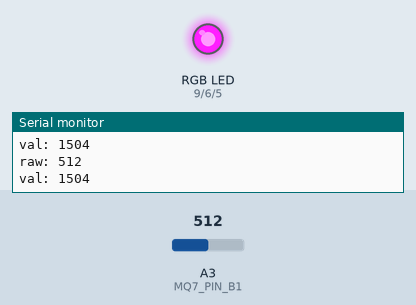
Bench run of a sketch on a simulated Arduino Uno, built with avr-gcc and run on an emulated ATmega328P. On the bench: an RGB LED mixed from three pins (HIGH = lit), the last lines printed to the serial monitor. The inputs (shaded band) are chosen by the test bench; at power-on: A3 (MQ7_PIN_B1) = 512.

Above: at 1.2 s.
1.3 s: A3 (MQ7_PIN_B1) set to 539
At 1.8 s:
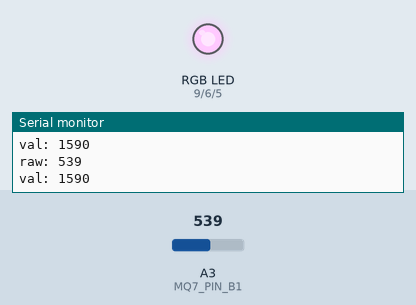
2.8 s: A3 (MQ7_PIN_B1) set to 716
At 3.4 s:
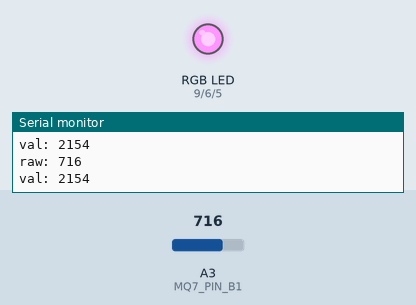
4.3 s: A3 (MQ7_PIN_B1) set to 900
At 5.0 s:
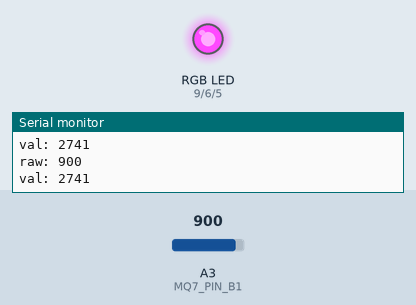
Timing chart, 0 to 7.3 s (numbered marks = the images above; inputs shaded):
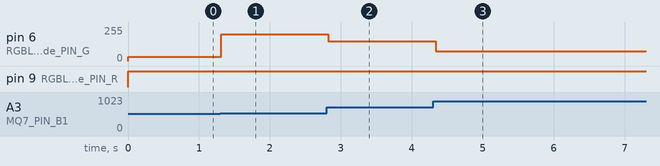

The sketch:

Red-Balloon-Air-Pollution-Detector.ino
```cpp
// Include Libraries
#include "Arduino.h"
#include "MQ7.h"
#include "RGBLed.h"


// Pin Definitions
#define MQ7_PIN_B1	A3
#define RGBLedAnode_PIN_R	9
#define RGBLedAnode_PIN_G	6
#define RGBLedAnode_PIN_B	5


// Global variables and defines

// object initialization
MQ7 mq7(MQ7_PIN_B1);
RGBLed rgbLed(RGBLedAnode_PIN_R, RGBLedAnode_PIN_G, RGBLedAnode_PIN_B);


// define vars for testing menu
const int timeout = 10000;       //define timeout of 10 sec
char menuOption = 0;
long time0;

// Setup the essentials for your circuit to work. It runs first every time your circuit is powered with electricity.
void setup()
{
  // Setup Serial which is useful for debugging
  // Use the Serial Monitor to view printed messages
  Serial.begin(9600);
  while (!Serial) ; // wait for serial port to connect. Needed for native USB
  Serial.println("start");

  rgbLed.turnOff();              // Start with RGB LED turned off
}

// Main logic of your circuit. It defines the interaction between the components you selected. After setup, it runs over and over again, in an eternal loop.
void loop()
{
  //read CO levels from MQ-7 (please note that the MQ-7 requires few minutes of pre-heating)
  int mq7Val = mq7.read();
  mq7Val = map(mq7Val, 40, 120, 0, 255);
  Serial.print(F("raw: ")); Serial.println(mq7.read());
  Serial.print(F("val: ")); Serial.println(mq7Val);

  // Change the rgb colors with an interval of 100ms
  rgbLed.setRGB(255 - mq7Val, mq7Val, 0);
  delay(100);

}


/*******************************************************

     Circuito.io is an automatic generator of schematics and code for off
     the shelf hardware combinations.

     Copyright (C) 2016 Roboplan Technologies Ltd.

     This program is free software: you can redistribute it and/or modify
     it under the terms of the GNU General Public License as published by
     the Free Software Foundation, either version 3 of the License, or
     (at your option) any later version.

     This program is distributed in the hope that it will be useful,
     but WITHOUT ANY WARRANTY; without even the implied warranty of
     MERCHANTABILITY or FITNESS FOR A PARTICULAR PURPOSE.  See the
     GNU General Public License for more details.

     You should have received a copy of the GNU General Public License
     along with this program.  If not, see <http://www.gnu.org/licenses/>.

     In addition, and without limitation, to the disclaimers of warranties
     stated above and in the GNU General Public License version 3 (or any
     later version), Roboplan Technologies Ltd. ("Roboplan") offers this
     program subject to the following warranty disclaimers and by using
     this program you acknowledge and agree to the following:
     THIS PROGRAM IS PROVIDED ON AN "AS IS" AND "AS AVAILABLE" BASIS, AND
     WITHOUT WARRANTIES OF ANY KIND EITHER EXPRESS OR IMPLIED.  ROBOPLAN
     HEREBY DISCLAIMS ALL WARRANTIES, EXPRESS OR IMPLIED, INCLUDING BUT
     NOT LIMITED TO IMPLIED WARRANTIES OF MERCHANTABILITY, TITLE, FITNESS
     FOR A PARTICULAR PURPOSE, NON-INFRINGEMENT, AND THOSE ARISING BY
     STATUTE OR FROM A COURSE OF DEALING OR USAGE OF TRADE.
     YOUR RELIANCE ON, OR USE OF THIS PROGRAM IS AT YOUR SOLE RISK.
     ROBOPLAN DOES NOT GUARANTEE THAT THE PROGRAM WILL BE FREE OF, OR NOT
     SUSCEPTIBLE TO, BUGS, SECURITY BREACHES, OR VIRUSES. ROBOPLAN DOES
     NOT WARRANT THAT YOUR USE OF THE PROGRAM, INCLUDING PURSUANT TO
     SCHEMATICS, INSTRUCTIONS OR RECOMMENDATIONS OF ROBOPLAN, WILL BE SAFE
     FOR PERSONAL USE OR FOR PRODUCTION OR COMMERCIAL USE, WILL NOT
     VIOLATE ANY THIRD PARTY RIGHTS, WILL PROVIDE THE INTENDED OR DESIRED
     RESULTS, OR OPERATE AS YOU INTENDED OR AS MAY BE INDICATED BY ROBOPLAN.
     YOU HEREBY WAIVE, AGREE NOT TO ASSERT AGAINST, AND RELEASE ROBOPLAN,
     ITS LICENSORS AND AFFILIATES FROM, ANY CLAIMS IN CONNECTION WITH ANY OF
     THE ABOVE.
********************************************************/
```

AnalogReader.cpp
```cpp
#include "AnalogReader.h"

#include <Arduino.h>

AnalogReader::AnalogReader(const int pin) : m_pin(pin) {}

/**
 * Read analog value from board ADC
 */
int AnalogReader::read()
{
	return analogRead(m_pin);
}
```

AnalogReader.h
```cpp
#ifndef _ANALOG_READER_H
#define _ANALOG_READER_H

class AnalogReader
{
	public:
		AnalogReader(const int pin);
		int read();

	private:
		const int m_pin;
};
#endif //_ANALOG_READER_H
```

MQ7.cpp
```cpp
#include "MQ7.h"

/**
 * MQ7 constructor
 * pin - requires analog pin on arduino board
 */
MQ7::MQ7(const int pin) : AnalogReader(pin) {}
```

MQ7.h
```cpp
/** \addtogroup MQ7
 *  @{
 */
#ifndef MQ7_H
#define MQ7_H

#include "AnalogReader.h"

class MQ7 : public AnalogReader
{
	public:
		MQ7(const int pin);

};
#endif //MQ7
/** @}*/
```

RGBLed.cpp
```cpp
#include "RGBLed.h"

#include <Arduino.h>
/**
* RGBLed constructor.<BR>
* redPin, greenPin, bluePin - three PWM pin on arduino board.
*/
RGBLed::RGBLed(int redPin, int greenPin, int bluePin) : rPin(redPin), gPin(greenPin), bPin(bluePin)
{
	pinMode(rPin, OUTPUT);
	pinMode(gPin, OUTPUT);
	pinMode(bPin, OUTPUT);
}

/**
* Set Red,Green,Blue values of the LED.
*/
void RGBLed::setRGB(int R, int G, int B)
{
	analogWrite(rPin,255-R);
	analogWrite(gPin,255-G);
	analogWrite(bPin,255-B);
}

/**
* Turn off the LED.
*/
void RGBLed::turnOff()
{
	digitalWrite(rPin,1);
	digitalWrite(gPin,1);
	digitalWrite(bPin,1);
}
```

RGBLed.h
```cpp
/** \addtogroup RGBLed
 *  @{
 */

#ifndef RGBLED_H
#define RGBLED_H

class RGBLed
{
	public:
		RGBLed(int redPin, int greenPin, int bluePin);
		void setRGB(int R, int G, int B);
		void turnOff();
	private:
		const int rPin,gPin,bPin;
};
#endif //__RGBLED_H

 /** @}*/
```

Measured:
- the behaviour switches between 521 and 522 on A3 (MQ7_PIN_B1) (found by bisection; images 0 and 1)
- after the input at 1.3 s, pin 6 (RGBLedAnode_PIN_G): 31/255 → 201/255 at once
- after the input at 2.8 s, pin 6 (RGBLedAnode_PIN_G): 201/255 → 149/255 at once
- after the input at 4.3 s, pin 6 (RGBLedAnode_PIN_G): 149/255 → 74/255 at once
